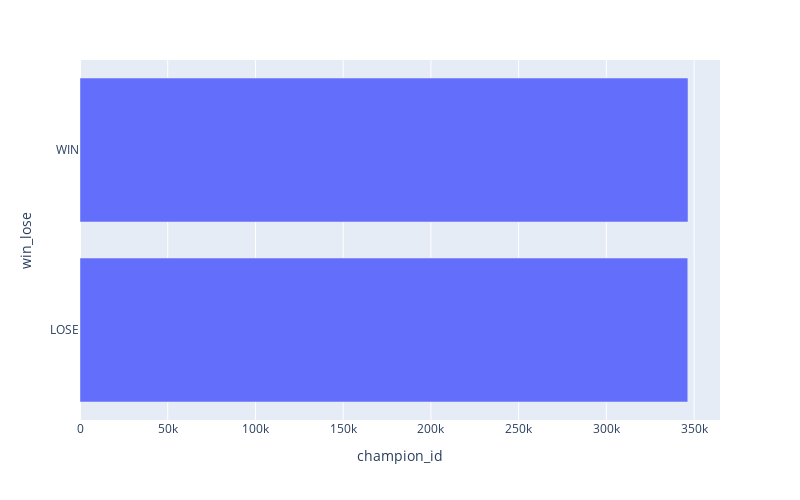

Notebook code for this chart:
### Code cell
df = pick_bans.groupby("win_lose")["champion_id"].count()
fig = px.bar(df, x="champion_id", width=800, height=500)
fig.show()

### Figure 1 — Plotly figure (JSON) as saved in the notebook; plotly's stock layout.template omitted (floating-point values rounded to 4 significant figures)
{"data": [{"alignmentgroup": "True", "hovertemplate": "champion_id=%{x}<br>win_lose=%{y}<extra></extra>", "legendgroup": "", "marker": {"color": "#636efa", "pattern": {"shape": ""}}, "name": "", "offsetgroup": "", "orientation": "h", "showlegend": false, "textposition": "auto", "type": "bar", "x": [346389, 346520], "xaxis": "x", "y": ["LOSE", "WIN"], "yaxis": "y"}], "layout": {"barmode": "relative", "height": 500, "legend": {"tracegroupgap": 0}, "margin": {"t": 60}, "width": 800, "xaxis": {"anchor": "y", "domain": [0, 1], "title": {"text": "champion_id"}}, "yaxis": {"anchor": "x", "domain": [0, 1], "title": {"text": "win_lose"}}}}
